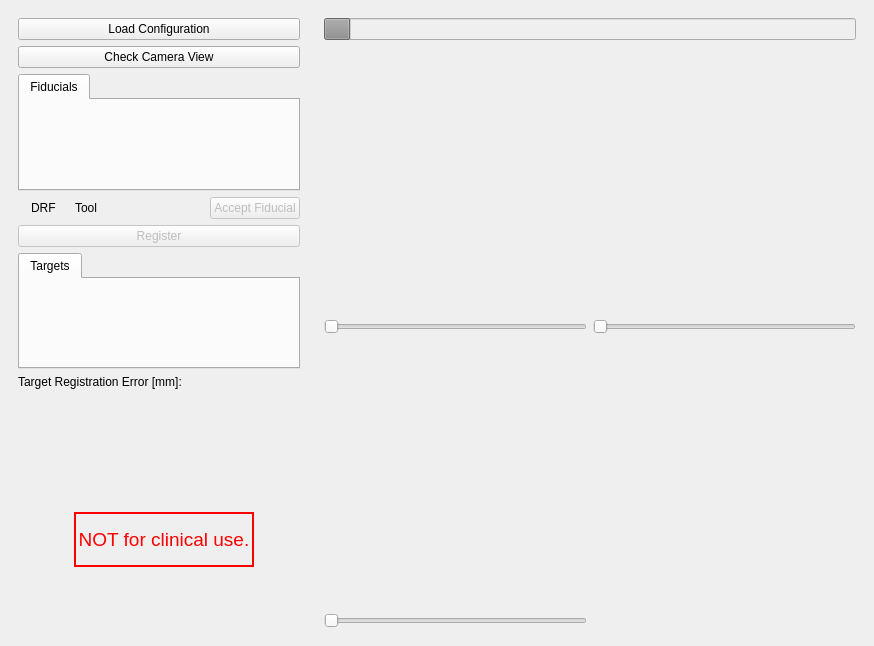
<?xml version="1.0" encoding="UTF-8"?>
<ui version="4.0">
 <class>MainWindow</class>
 <widget class="QMainWindow" name="MainWindow">
  <property name="windowModality">
   <enum>Qt::NonModal</enum>
  </property>
  <property name="enabled">
   <bool>true</bool>
  </property>
  <property name="geometry">
   <rect>
    <x>0</x>
    <y>0</y>
    <width>874</width>
    <height>646</height>
   </rect>
  </property>
  <property name="sizePolicy">
   <sizepolicy hsizetype="Expanding" vsizetype="Expanding">
    <horstretch>0</horstretch>
    <verstretch>0</verstretch>
   </sizepolicy>
  </property>
  <property name="windowTitle">
   <string>IGI Navigation</string>
  </property>
  <property name="windowIcon">
   <iconset resource="IGINavigation.qrc">
    <normaloff>:/Images/Images/icon.png</normaloff>:/Images/Images/icon.png</iconset>
  </property>
  <widget class="QWidget" name="centralwidget">
   <property name="sizePolicy">
    <sizepolicy hsizetype="MinimumExpanding" vsizetype="MinimumExpanding">
     <horstretch>0</horstretch>
     <verstretch>0</verstretch>
    </sizepolicy>
   </property>
   <property name="mouseTracking">
    <bool>true</bool>
   </property>
   <property name="focusPolicy">
    <enum>Qt::ClickFocus</enum>
   </property>
   <property name="styleSheet">
    <string>background-color: rgb(0,qlineargradient(spread:pad, x1:0, y1:0, x2:1, y2:0, stop:0 rgba(0, 0, 0, 255), stop:1 rgba(255, 255, 255, 255)) 0, 0);</string>
   </property>
   <layout class="QHBoxLayout" name="horizontalLayout">
    <property name="sizeConstraint">
     <enum>QLayout::SetMinimumSize</enum>
    </property>
    <item>
     <widget class="QWidget" name="mainWidget" native="true">
      <property name="enabled">
       <bool>true</bool>
      </property>
      <property name="sizePolicy">
       <sizepolicy hsizetype="Expanding" vsizetype="Expanding">
        <horstretch>0</horstretch>
        <verstretch>0</verstretch>
       </sizepolicy>
      </property>
      <property name="maximumSize">
       <size>
        <width>300</width>
        <height>16777215</height>
       </size>
      </property>
      <property name="font">
       <font>
        <kerning>true</kerning>
       </font>
      </property>
      <property name="autoFillBackground">
       <bool>false</bool>
      </property>
      <layout class="QVBoxLayout" name="verticalLayout_8">
       <item>
        <layout class="QVBoxLayout" name="verticalLayout_7">
         <item>
          <widget class="QPushButton" name="LoadConfigurationButton">
           <property name="focusPolicy">
            <enum>Qt::StrongFocus</enum>
           </property>
           <property name="autoFillBackground">
            <bool>false</bool>
           </property>
           <property name="text">
            <string>Load Configuration</string>
           </property>
           <property name="iconSize">
            <size>
             <width>80</width>
             <height>80</height>
            </size>
           </property>
           <property name="shortcut">
            <string>L</string>
           </property>
           <property name="flat">
            <bool>false</bool>
           </property>
          </widget>
         </item>
         <item>
          <widget class="QPushButton" name="CheckPositionButton">
           <property name="text">
            <string>Check Camera View</string>
           </property>
          </widget>
         </item>
         <item>
          <widget class="QTabWidget" name="FiducialWidget">
           <property name="currentIndex">
            <number>0</number>
           </property>
           <widget class="QWidget" name="FiducialsTab">
            <attribute name="title">
             <string>Fiducials</string>
            </attribute>
            <layout class="QVBoxLayout" name="verticalLayout">
             <item>
              <layout class="QVBoxLayout" name="TabLayout"/>
             </item>
            </layout>
           </widget>
          </widget>
         </item>
         <item>
          <layout class="QHBoxLayout" name="horizontalLayout_2">
           <item>
            <widget class="QLabel" name="LEDlabelDRF">
             <property name="maximumSize">
              <size>
               <width>30</width>
               <height>30</height>
              </size>
             </property>
             <property name="text">
              <string/>
             </property>
             <property name="pixmap">
              <pixmap resource="IGINavigation.qrc">:/Images/Images/redLED.png</pixmap>
             </property>
             <property name="scaledContents">
              <bool>true</bool>
             </property>
            </widget>
           </item>
           <item>
            <widget class="QLabel" name="labelDRF">
             <property name="text">
              <string>DRF</string>
             </property>
            </widget>
           </item>
           <item>
            <widget class="QLabel" name="LEDlabelTool">
             <property name="maximumSize">
              <size>
               <width>30</width>
               <height>30</height>
              </size>
             </property>
             <property name="text">
              <string/>
             </property>
             <property name="pixmap">
              <pixmap resource="IGINavigation.qrc">:/Images/Images/redLED.png</pixmap>
             </property>
             <property name="scaledContents">
              <bool>true</bool>
             </property>
            </widget>
           </item>
           <item>
            <widget class="QLabel" name="labelTool">
             <property name="text">
              <string>Tool</string>
             </property>
            </widget>
           </item>
           <item>
            <spacer name="horizontalSpacer_2">
             <property name="orientation">
              <enum>Qt::Horizontal</enum>
             </property>
             <property name="sizeHint" stdset="0">
              <size>
               <width>40</width>
               <height>20</height>
              </size>
             </property>
            </spacer>
           </item>
           <item>
            <widget class="QPushButton" name="AcceptFiducialPushButton">
             <property name="enabled">
              <bool>false</bool>
             </property>
             <property name="minimumSize">
              <size>
               <width>0</width>
               <height>0</height>
              </size>
             </property>
             <property name="text">
              <string>Accept Fiducial</string>
             </property>
             <property name="shortcut">
              <string>A</string>
             </property>
            </widget>
           </item>
          </layout>
         </item>
         <item>
          <widget class="QPushButton" name="StartRegistrationPushButton">
           <property name="enabled">
            <bool>false</bool>
           </property>
           <property name="focusPolicy">
            <enum>Qt::StrongFocus</enum>
           </property>
           <property name="autoFillBackground">
            <bool>false</bool>
           </property>
           <property name="text">
            <string>Register</string>
           </property>
           <property name="iconSize">
            <size>
             <width>80</width>
             <height>80</height>
            </size>
           </property>
           <property name="shortcut">
            <string>R</string>
           </property>
           <property name="flat">
            <bool>false</bool>
           </property>
          </widget>
         </item>
         <item>
          <widget class="QTabWidget" name="TargetWidget">
           <property name="enabled">
            <bool>true</bool>
           </property>
           <property name="currentIndex">
            <number>0</number>
           </property>
           <widget class="QWidget" name="TargetsTab">
            <attribute name="title">
             <string>Targets</string>
            </attribute>
            <layout class="QVBoxLayout" name="verticalLayout_9">
             <item>
              <layout class="QVBoxLayout" name="TargetTabLayout"/>
             </item>
            </layout>
           </widget>
          </widget>
         </item>
         <item>
          <layout class="QHBoxLayout" name="TargetErrorLayout">
           <item>
            <widget class="QLabel" name="label">
             <property name="text">
              <string>Target Registration Error [mm]:</string>
             </property>
            </widget>
           </item>
           <item>
            <widget class="QLabel" name="TargetErrorLabel">
             <property name="text">
              <string/>
             </property>
            </widget>
           </item>
          </layout>
         </item>
         <item>
          <spacer name="verticalSpacer">
           <property name="orientation">
            <enum>Qt::Vertical</enum>
           </property>
           <property name="sizeHint" stdset="0">
            <size>
             <width>20</width>
             <height>40</height>
            </size>
           </property>
          </spacer>
         </item>
         <item>
          <layout class="QHBoxLayout" name="horizontalLayout_5">
           <item>
            <layout class="QVBoxLayout" name="verticalLayout_10">
             <item>
              <spacer name="verticalSpacer_2">
               <property name="orientation">
                <enum>Qt::Vertical</enum>
               </property>
               <property name="sizeHint" stdset="0">
                <size>
                 <width>20</width>
                 <height>40</height>
                </size>
               </property>
              </spacer>
             </item>
             <item>
              <widget class="QPushButton" name="QuitPushButton">
               <property name="enabled">
                <bool>true</bool>
               </property>
               <property name="maximumSize">
                <size>
                 <width>50</width>
                 <height>50</height>
                </size>
               </property>
               <property name="focusPolicy">
                <enum>Qt::StrongFocus</enum>
               </property>
               <property name="autoFillBackground">
                <bool>false</bool>
               </property>
               <property name="text">
                <string/>
               </property>
               <property name="icon">
                <iconset resource="IGINavigation.qrc">
                 <normaloff>:/Images/Images/ButtonQuit.png</normaloff>:/Images/Images/ButtonQuit.png</iconset>
               </property>
               <property name="iconSize">
                <size>
                 <width>50</width>
                 <height>50</height>
                </size>
               </property>
               <property name="shortcut">
                <string>Q</string>
               </property>
               <property name="flat">
                <bool>true</bool>
               </property>
              </widget>
             </item>
            </layout>
           </item>
           <item>
            <layout class="QVBoxLayout" name="verticalLayout_12">
             <item>
              <widget class="QLabel" name="label_2">
               <property name="font">
                <font>
                 <pointsize>14</pointsize>
                </font>
               </property>
               <property name="styleSheet">
                <string>color: rgb(255, 0, 0);
border: 2px solid red</string>
               </property>
               <property name="text">
                <string>NOT for clinical use.</string>
               </property>
               <property name="alignment">
                <set>Qt::AlignCenter</set>
               </property>
              </widget>
             </item>
             <item>
              <widget class="QLabel" name="logoLabel">
               <property name="text">
                <string/>
               </property>
               <property name="pixmap">
                <pixmap resource="IGINavigation.qrc">:/Images/Images/SZI_V_cmyk.png</pixmap>
               </property>
               <property name="alignment">
                <set>Qt::AlignCenter</set>
               </property>
              </widget>
             </item>
            </layout>
           </item>
           <item>
            <layout class="QVBoxLayout" name="verticalLayout_11">
             <item>
              <spacer name="verticalSpacer_3">
               <property name="orientation">
                <enum>Qt::Vertical</enum>
               </property>
               <property name="sizeHint" stdset="0">
                <size>
                 <width>20</width>
                 <height>40</height>
                </size>
               </property>
              </spacer>
             </item>
             <item>
              <widget class="QPushButton" name="helpButton">
               <property name="maximumSize">
                <size>
                 <width>40</width>
                 <height>40</height>
                </size>
               </property>
               <property name="text">
                <string/>
               </property>
               <property name="icon">
                <iconset resource="IGINavigation.qrc">
                 <normaloff>:/Images/Images/help.png</normaloff>:/Images/Images/help.png</iconset>
               </property>
               <property name="iconSize">
                <size>
                 <width>40</width>
                 <height>40</height>
                </size>
               </property>
               <property name="shortcut">
                <string>H</string>
               </property>
               <property name="flat">
                <bool>true</bool>
               </property>
              </widget>
             </item>
            </layout>
           </item>
          </layout>
         </item>
        </layout>
       </item>
      </layout>
     </widget>
    </item>
    <item>
     <widget class="QWidget" name="widgetView" native="true">
      <layout class="QHBoxLayout" name="horizontalLayout_13">
       <item>
        <layout class="QVBoxLayout" name="verticalLayout_6">
         <item>
          <widget class="QProgressBar" name="progressBar">
           <property name="enabled">
            <bool>false</bool>
           </property>
           <property name="value">
            <number>5</number>
           </property>
           <property name="textVisible">
            <bool>false</bool>
           </property>
           <property name="invertedAppearance">
            <bool>false</bool>
           </property>
          </widget>
         </item>
         <item>
          <layout class="QVBoxLayout" name="verticalLayout_5">
           <item>
            <layout class="QHBoxLayout" name="horizontalLayout_3">
             <item>
              <layout class="QVBoxLayout" name="verticalLayout_2">
               <item>
                <widget class="igstk::QTWidget" name="DisplayAxial" native="true">
                 <property name="sizePolicy">
                  <sizepolicy hsizetype="Expanding" vsizetype="Expanding">
                   <horstretch>0</horstretch>
                   <verstretch>0</verstretch>
                  </sizepolicy>
                 </property>
                </widget>
               </item>
               <item>
                <widget class="QSlider" name="AxialSlider">
                 <property name="sizePolicy">
                  <sizepolicy hsizetype="Expanding" vsizetype="Fixed">
                   <horstretch>0</horstretch>
                   <verstretch>0</verstretch>
                  </sizepolicy>
                 </property>
                 <property name="maximum">
                  <number>99</number>
                 </property>
                 <property name="value">
                  <number>0</number>
                 </property>
                 <property name="tracking">
                  <bool>true</bool>
                 </property>
                 <property name="orientation">
                  <enum>Qt::Horizontal</enum>
                 </property>
                 <property name="invertedAppearance">
                  <bool>false</bool>
                 </property>
                 <property name="invertedControls">
                  <bool>false</bool>
                 </property>
                 <property name="tickPosition">
                  <enum>QSlider::NoTicks</enum>
                 </property>
                </widget>
               </item>
              </layout>
             </item>
             <item>
              <layout class="QVBoxLayout" name="verticalLayout_3">
               <item>
                <widget class="igstk::QTWidget" name="DisplaySagittal" native="true">
                 <property name="sizePolicy">
                  <sizepolicy hsizetype="Expanding" vsizetype="Expanding">
                   <horstretch>0</horstretch>
                   <verstretch>0</verstretch>
                  </sizepolicy>
                 </property>
                 <property name="minimumSize">
                  <size>
                   <width>0</width>
                   <height>0</height>
                  </size>
                 </property>
                </widget>
               </item>
               <item>
                <widget class="QSlider" name="SagittalSlider">
                 <property name="orientation">
                  <enum>Qt::Horizontal</enum>
                 </property>
                </widget>
               </item>
              </layout>
             </item>
            </layout>
           </item>
           <item>
            <layout class="QHBoxLayout" name="horizontalLayout_4">
             <item>
              <layout class="QVBoxLayout" name="verticalLayout_4">
               <item>
                <widget class="igstk::QTWidget" name="DisplayCoronal" native="true">
                 <property name="sizePolicy">
                  <sizepolicy hsizetype="Expanding" vsizetype="Expanding">
                   <horstretch>0</horstretch>
                   <verstretch>0</verstretch>
                  </sizepolicy>
                 </property>
                </widget>
               </item>
               <item>
                <widget class="QSlider" name="CoronalSlider">
                 <property name="orientation">
                  <enum>Qt::Horizontal</enum>
                 </property>
                </widget>
               </item>
              </layout>
             </item>
             <item>
              <widget class="igstk::QTWidget" name="Display3D" native="true">
               <property name="sizePolicy">
                <sizepolicy hsizetype="Expanding" vsizetype="Expanding">
                 <horstretch>0</horstretch>
                 <verstretch>0</verstretch>
                </sizepolicy>
               </property>
               <property name="styleSheet">
                <string notr="true">background-image: url(:/Images/Images/splash.bmp);</string>
               </property>
              </widget>
             </item>
            </layout>
           </item>
          </layout>
         </item>
        </layout>
       </item>
      </layout>
     </widget>
    </item>
   </layout>
  </widget>
 </widget>
 <customwidgets>
  <customwidget>
   <class>igstk::QTWidget</class>
   <extends></extends>
   <header>igstkQTWidget.h</header>
  </customwidget>
 </customwidgets>
 <resources>
  <include location="IGINavigation.qrc"/>
 </resources>
 <connections/>
</ui>
